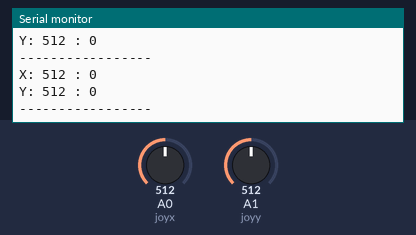
This sketch was run on a simulated Arduino Uno, built with avr-gcc and run on an emulated ATmega328P. On the bench: the last lines printed to the serial monitor. The test bench sets the inputs (shaded band); at power-on: A0 (joyx) = 512, A1 (joyy) = 512.

Above: at 1.2 s.
1.3 s: A0 (joyx) set to 716
At 1.58 s:
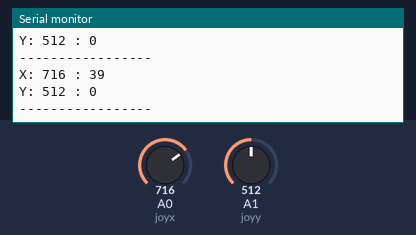
2.8 s: A1 (joyy) set to 716
At 2.98 s:
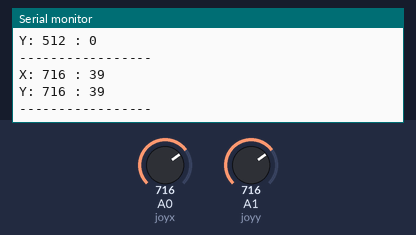
4.3 s: A0 (joyx) set to 900
At 4.59 s:
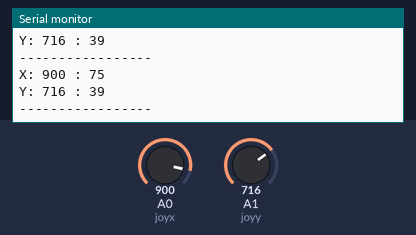
5.8 s: A1 (joyy) set to 900
At 6.0 s:
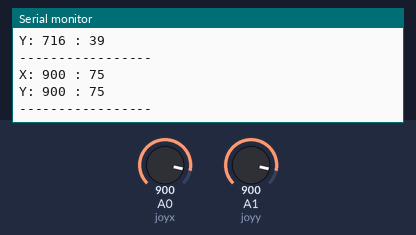
Timing chart, 0 to 8.3 s (numbered marks = the images above; inputs shaded):
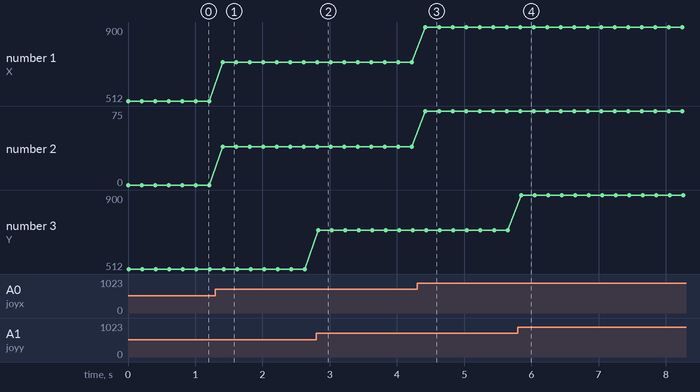

The sketch:

analogRead01.ino
```cpp
#define joyx A0
#define joyy A1

//int joyx = A0;

int valx;
int valy;

void setup() {
  Serial.begin(9600);
  analogReference(EXTERNAL);

}

int normx;
int normy;


void loop() {
 valx = analogRead(joyx);
 valy = analogRead(joyy);

 normx = map(valx, 0, 1023, -100, 100);
 normy = map(valy, 0, 1023, -100, 100);


 Serial.print("X: ");
 Serial.print(valx);
 Serial.print(" : ");
 Serial.println(normx);


 Serial.print("Y: ");
 Serial.print(valy);
 Serial.print(" : ");
 Serial.println(normy);

 Serial.println("-----------------");
 delay(200);
}
```

Measured:
- after the input at 1.3 s, the serial monitor: prints a new line after 0.11 s (image 1)
- after the input at 2.8 s, the serial monitor: prints a new line at once (image 2)
- after the input at 4.3 s, the serial monitor: prints a new line after 0.12 s (image 3)
- after the input at 5.8 s, the serial monitor: prints a new line after 0.05 s (image 4)
- plotted number 1: 512 → 716 after the input at 1.3 s, 716 → 900 after the input at 4.3 s
- plotted number 2: 0 → 39 after the input at 1.3 s, 39 → 75 after the input at 4.3 s
